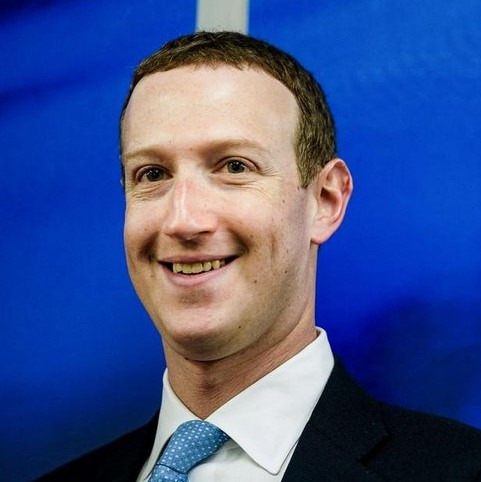
#> input picture Filtragem_espacial/mark.jpg, 481 x 482 px, found by its file name
$ python PassaBaixas.py
#> lines starting #> are read from the running program, lines starting #| are printed output that depends on the picture
import cv2 as cv
from matplotlib import pyplot as plt

# Método criado exclusivamente para realizar a composição das bandas RGB da imagem
def composicaoFiltros(foto1, foto2, foto3):

    temp = cv.addWeighted(foto1[:, :, 2], 0.5, foto2[:, :, 1], 0.5, 0)
    res = cv.addWeighted(foto3[:, :, 0], 0.5, temp, 0.5, 0)

    return res

# Abrindo a imagem diretamente do diretório e criando suas cópias
img = plt.imread(r'C:\Users\User\Desktop\TESTES\Projetos\Filtragem_espacial\mark.jpg')
#> img is the input picture: shape (482, 481, 3); mean R, G, B 61.9, 82.4, 142.3
img1 = img.copy()
img2 = img.copy()
img3 = img.copy()

# Aplicando filtro da média na imagem e criando suas cópias
blur = cv.blur(img,(5,5))
blur1 = blur.copy()
blur2 = blur.copy()
blur3 = blur.copy()

# Aplicando filtro gaussiano na imagem e criando suas cópias
gaussBlur = cv.GaussianBlur(img,(5,5),0)
gaussBlur1 = gaussBlur.copy()
gaussBlur2 = gaussBlur.copy()
gaussBlur3 = gaussBlur.copy()

# Aplicando filtro da mediana na imagem e criando suas cópias
medianBlur = cv.medianBlur(img,5)
medianBlur1 = medianBlur.copy()
medianBlur2 = medianBlur.copy()
medianBlur3 = medianBlur.copy()

# O método subplot está criando uma matriz 4x4, ou seja, com 16 posições
# Em que o primeiro parâmetro está inserindo 4 linhas e o segundo insere 4 colunas
# E o terceiro parâmetro insere a imagem resultante na posição desejada.

#fonteImagem[:,:,2] <- Converte a imagem para aparecer somente na banda azul
#fonteImagem[:,:,1] <- Converte a imagem para aparecer somente na banda verde
#fonteImagem[:,:,0] <- Converte a imagem para aparecer somente na banda vermelha

# Plotando a imagem sem passa baixas: em 3 bandas RGB monocromáticas cada e uma imagem composta por todas elas
plt.subplot(4,4,(1)),plt.imshow(composicaoFiltros(img1,img2,img3),cmap='gray'),plt.title('Imagem Original')
#> in composicaoFiltros, `temp = cv.addWeighted(foto1[:, :, 2], 0.5, foto2[:, :, 1], 0.5, 0)`:
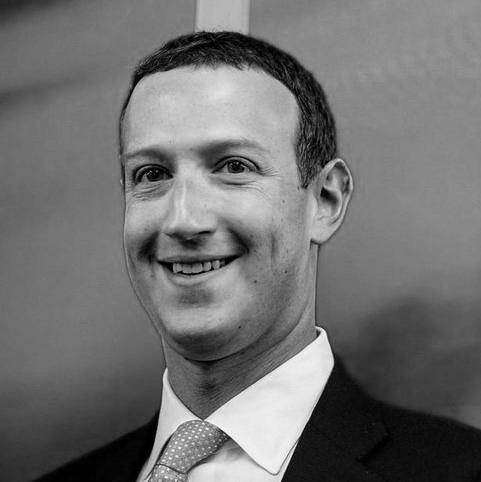
#> temp: shape (482, 481); min 0, max 255, mean 112.4
#> in composicaoFiltros, `res = cv.addWeighted(foto3[:, :, 0], 0.5, temp, 0.5, 0)`:
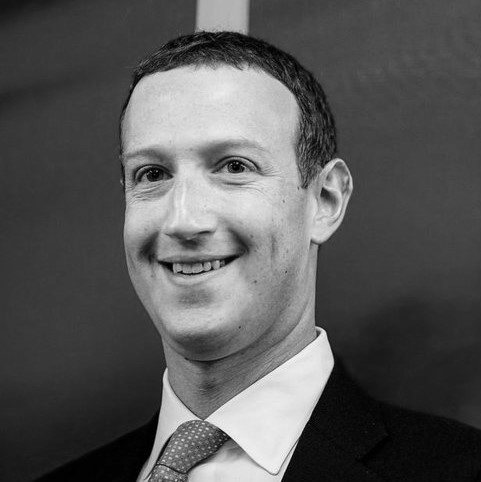
#> res: shape (482, 481); min 0, max 254, mean 87.2
plt.xticks([]), plt.yticks([])
plt.subplot(4,4,(5)),plt.imshow(img1[:,:,2],cmap='gray'),plt.title('Banda Azul Original')
plt.xticks([]), plt.yticks([])
plt.subplot(4,4,(9)),plt.imshow(img2[:,:,1],cmap='gray'),plt.title('Banda Verde Original')
plt.xticks([]), plt.yticks([])
plt.subplot(4,4,(13)),plt.imshow(img3[:,:,0],cmap='gray'),plt.title('Banda Vermelha Original')
plt.xticks([]), plt.yticks([])

# Plotando a imagem com filtro da média: em 3 bandas RGB monocromáticas cada e uma imagem composta por todas elas
plt.subplot(4,4,(2)),plt.imshow(composicaoFiltros(blur1,blur2,blur3),cmap='gray'),plt.title('Media Original')
plt.xticks([]), plt.yticks([])
plt.subplot(4,4,(6)),plt.imshow(blur1[:,:,2],cmap='gray'),plt.title('Media Azul')
plt.xticks([]), plt.yticks([])
plt.subplot(4,4,(10)),plt.imshow(blur2[:,:,1],cmap='gray'),plt.title('Media Verde')
plt.xticks([]), plt.yticks([])
plt.subplot(4,4,(14)),plt.imshow(blur3[:,:,0],cmap='gray'),plt.title('Media Vermelha')
plt.xticks([]), plt.yticks([])

# Plotando a imagem com filtro gaussiano: em 3 bandas RGB monocromáticas cada e uma imagem composta por todas elas
plt.subplot(4,4,(3)),plt.imshow(composicaoFiltros(gaussBlur1,gaussBlur2,gaussBlur3),cmap='gray'),plt.title('Gauss Original')
plt.xticks([]), plt.yticks([])
plt.subplot(4,4,(7)),plt.imshow(gaussBlur1[:,:,2],cmap='gray'),plt.title('Gauss Azul')
plt.xticks([]), plt.yticks([])
plt.subplot(4,4,(11)),plt.imshow(gaussBlur2[:,:,1],cmap='gray'),plt.title('Gauss Verde')
plt.xticks([]), plt.yticks([])
plt.subplot(4,4,(15)),plt.imshow(gaussBlur3[:,:,0],cmap='gray'),plt.title('Gauss Vermelho')
plt.xticks([]), plt.yticks([])

# Plotando a imagem com filtro da mediana: em 3 bandas RGB monocromáticas cada e uma imagem composta por todas elas
plt.subplot(4,4,(4)),plt.imshow(composicaoFiltros(medianBlur1,medianBlur2,medianBlur3),cmap='gray'),plt.title('Mediana Original')
plt.xticks([]), plt.yticks([])
plt.subplot(4,4,(8)),plt.imshow(medianBlur1[:,:,2],cmap='gray'),plt.title('Mediana Azul')
plt.xticks([]), plt.yticks([])
plt.subplot(4,4,(12)),plt.imshow(medianBlur2[:,:,1],cmap='gray'),plt.title('Mediana Verde')
plt.xticks([]), plt.yticks([])
plt.subplot(4,4,(16)),plt.imshow(medianBlur3[:,:,0],cmap='gray'),plt.title('Mediana Vermelha')
plt.xticks([]), plt.yticks([])

# Mostrar plotagem resultante
plt.show()
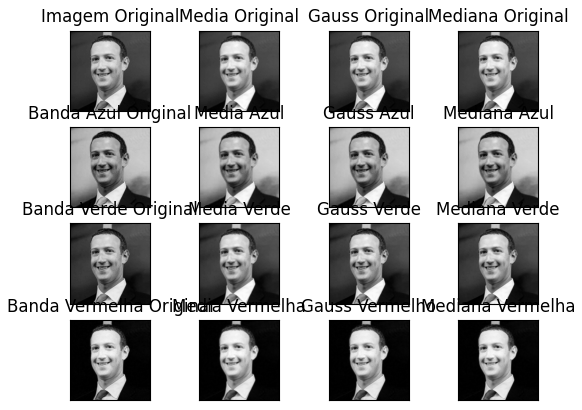
#> figure drawn by matplotlib, 16 panels
cv.waitKey()
cv.destroyAllWindows()
